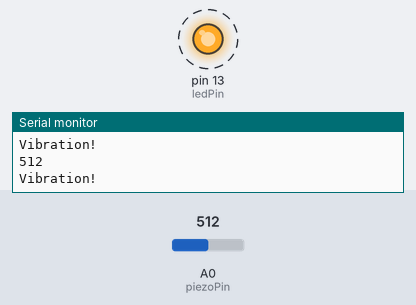
Bench run of a sketch on a simulated Arduino Uno, built with avr-gcc and run on an emulated ATmega328P. Shown: output pins drawn as LEDs (lit = HIGH), the last lines printed to the serial monitor. Dashed ring = blinking. Inputs (shaded band) come from the test bench; at power-on: A0 (piezoPin) = 512.

Above: at 1.25 s.
1.3 s: A0 (piezoPin) set to 110
4.3 s: A0 (piezoPin) set to 91
At 4.3 s:
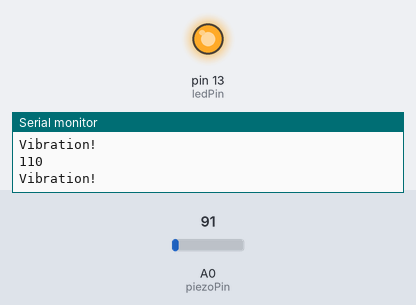
5.8 s: A0 (piezoPin) set to 122
At 5.97 s:
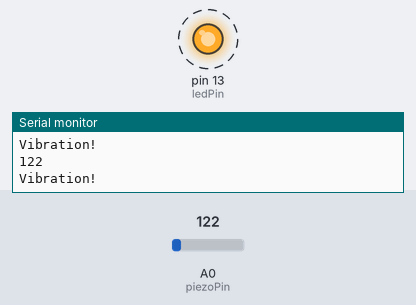
8.8 s: A0 (piezoPin) set to 90
Timing chart, 0 to 11.3 s (numbered marks = the images above; inputs shaded):
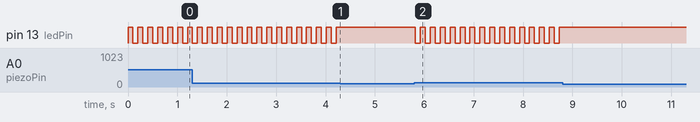

Measured:
- the behaviour switches between 100 and 99 on A0 (piezoPin) (found by bisection; images 0 and 1)
- after the input at 4.3 s, pin 13 (ledPin): stops changing and stays HIGH
- after the input at 5.8 s, pin 13 (ledPin): alternates HIGH for 0.10 s and LOW for 0.10 s, starting at once
- after the input at 8.8 s, pin 13 (ledPin): stops changing and stays HIGH
- by itself, pin 13 (ledPin): alternates HIGH for 0.10 s and LOW for 0.10 s

The sketch:

Grove_PiezoSensor.ino
```cpp
const int piezoPin = A0;
const int ledPin = 13;      // led connected to digital pin 13
const int threshold = 100;

int sensorValue = 0;      // variable to store the value read from the sensor pin
int ledState = LOW;

void setup() {
    Serial.begin(9600);
    pinMode(ledPin,OUTPUT);
}

void loop() {
    sensorValue = analogRead(piezoPin);
    Serial.println(sensorValue);
  // if the sensor reading is greater than the threshold:
  if (sensorValue >= threshold) {
    // toggle the status of the ledPin:
    ledState = !ledState;
    // update the LED pin itself:
    digitalWrite(ledPin, ledState);
    // send the string "Knock!" back to the computer, followed by newline
    Serial.println("Vibration!");
  }
  delay(100);  // delay to avoid overloading the serial port buffer
}
```
